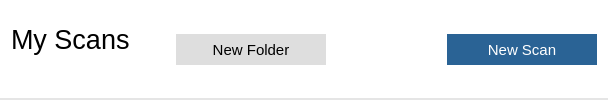
        <widget class="QWidget" name="underTopBar" native="true">
         <property name="autoFillBackground">
          <bool>false</bool>
         </property>
         <property name="styleSheet">
          <string notr="true">background-color: rgb(255, 255, 255);
border-bottom: 2px solid rgb(229, 229, 229);</string>
         </property>
         <layout class="QGridLayout" name="gridLayout_7">
          <item row="0" column="0">
           <layout class="QVBoxLayout" name="verticalLayout">
            <item>
             <widget class="QLabel" name="myScansLabel">
              <property name="font">
               <font>
                <pointsize>20</pointsize>
               </font>
              </property>
              <property name="styleSheet">
               <string notr="true">border:none;</string>
              </property>
              <property name="text">
               <string>My Scans</string>
              </property>
             </widget>
            </item>
            <item>
             <widget class="QPushButton" name="back_btn">
              <property name="font">
               <font>
                <pointsize>10</pointsize>
               </font>
              </property>
              <property name="styleSheet">
               <string notr="true">QPushButton{
	border: none;
	text-align: left;
	color: rgb(42, 99, 149);
}

QPushButton:hover{
	border: none;
	text-align: left;
	color: rgb(42, 99, 149);
	text-decoration: underline;
}</string>
              </property>
              <property name="text">
               <string/>
              </property>
             </widget>
            </item>
           </layout>
          </item>
          <item row="0" column="1">
           <spacer name="horizontalSpacer_5">
            <property name="orientation">
             <enum>Qt::Horizontal</enum>
            </property>
            <property name="sizeHint" stdset="0">
             <size>
              <width>40</width>
              <height>20</height>
             </size>
            </property>
           </spacer>
          </item>
          <item row="0" column="2">
           <layout class="QGridLayout" name="gridLayout_6">
            <item row="0" column="2">
             <widget class="QPushButton" name="newScan_btn">
              <property name="styleSheet">
               <string notr="true">QPushButton{
	background-color: rgb(42, 99, 149);
	color: rgb(255, 255, 255);
	border: none;
	font-size: 15px;
	width: 150px;
	height: 31px;
}
QPushButton:hover{
	background-color: rgb(27, 65, 98);
}</string>
              </property>
              <property name="text">
               <string>New Scan</string>
              </property>
             </widget>
            </item>
            <item row="0" column="0">
             <widget class="QPushButton" name="newFolder_btn">
              <property name="styleSheet">
               <string notr="true">QPushButton{
	border: none;
	font-size: 15px;
	width: 150px;
	height: 31px;
	background-color: rgb(222, 222, 222);
	color: black;
}
QPushButton:hover{
	background-color: rgb(197, 197, 197);
}</string>
              </property>
              <property name="text">
               <string>New Folder</string>
              </property>
             </widget>
            </item>
            <item row="0" column="1">
             <spacer name="horizontalSpacer_4">
              <property name="orientation">
               <enum>Qt::Horizontal</enum>
              </property>
              <property name="sizeType">
               <enum>QSizePolicy::Fixed</enum>
              </property>
              <property name="sizeHint" stdset="0">
               <size>
                <width>115</width>
                <height>20</height>
               </size>
              </property>
             </spacer>
            </item>
           </layout>
          </item>
         </layout>
        </widget>
